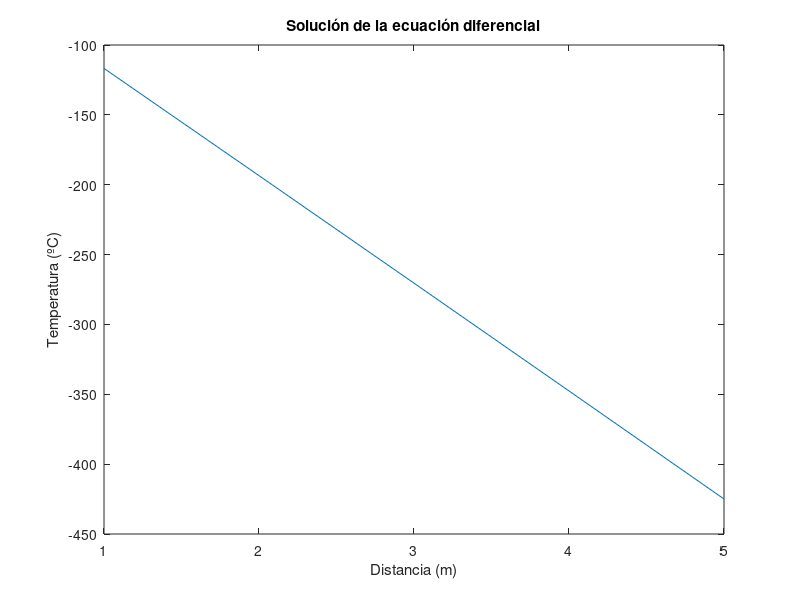

MATLAB code to generate this figure:
% Parcialito Recuperatorio Nº4 (UT8): Ecuaciones Diferenciales 2020 P2

%Problema 2

% Borramos la ventana de comandos y las variables previas
clc
clear

% Parámetros del problema
h = 0.01;  % Coeficiente de transferencia de calor (m^-2)
Ta = 20;  % Temperatura ambiente (ºC)
T0 = 20;  % Condición de borde en x=0 (ºC)
T6 = 250;  % Condición de borde en x=5 (ºC)
dx = 1;  % Paso de discretización (m)
x = 0:dx:5;  % Puntos de discretización

% Matriz de coeficientes
A = zeros(5, 5);
for i = 1:5
    A(i, i) = -2;
    if i > 1
        A(i, i-1) = 1;
    end
    if i < 5
        A(i, i+1) = 1;
    end
end

% Vector de términos independientes
b = zeros(5, 1);
b(1) = -h*dx^2*(Ta - T0) + 2*T0;
b(2:4) = -h*dx^2*(Ta);
b(5) = -h*dx^2*(Ta - T6) + 2*T6;

% Resolución del sistema de ecuaciones lineales
T = A\b;

% Visualización de resultados
plot(x(2:6), T);
xlabel('Distancia (m)');
ylabel('Temperatura (ºC)');
title('Solución de la ecuación diferencial');